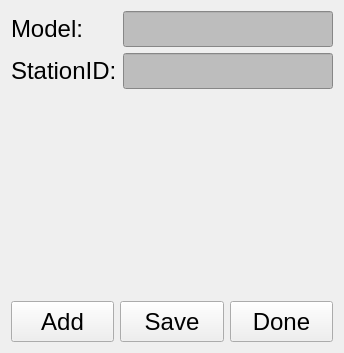
                <widget class="QWidget" name="tab">
                 <attribute name="title">
                  <string>Page</string>
                 </attribute>
                 <layout class="QGridLayout" name="gridLayout_8">
                  <item row="0" column="0">
                   <layout class="QVBoxLayout" name="verticalLayout_8">
                    <item>
                     <layout class="QGridLayout" name="gridLayout_11">
                      <item row="1" column="1">
                       <widget class="QLineEdit" name="leProfileModel">
                        <property name="font">
                         <font>
                          <family>Arial</family>
                          <pointsize>18</pointsize>
                         </font>
                        </property>
                        <property name="styleSheet">
                         <string notr="true">background-color: rgb(189, 189, 189);</string>
                        </property>
                       </widget>
                      </item>
                      <item row="2" column="0">
                       <widget class="QLabel" name="label_5">
                        <property name="font">
                         <font>
                          <family>Arial</family>
                          <pointsize>18</pointsize>
                         </font>
                        </property>
                        <property name="text">
                         <string>StationID:</string>
                        </property>
                       </widget>
                      </item>
                      <item row="1" column="0">
                       <widget class="QLabel" name="label_10">
                        <property name="font">
                         <font>
                          <family>Arial</family>
                          <pointsize>18</pointsize>
                         </font>
                        </property>
                        <property name="text">
                         <string>Model:</string>
                        </property>
                       </widget>
                      </item>
                      <item row="2" column="1">
                       <widget class="QLineEdit" name="leProfileStationID">
                        <property name="font">
                         <font>
                          <family>Arial</family>
                          <pointsize>18</pointsize>
                         </font>
                        </property>
                        <property name="styleSheet">
                         <string notr="true">background-color: rgb(189, 189, 189);</string>
                        </property>
                       </widget>
                      </item>
                     </layout>
                    </item>
                    <item>
                     <widget class="QLabel" name="label_11">
                      <property name="sizePolicy">
                       <sizepolicy hsizetype="Fixed" vsizetype="Fixed">
                        <horstretch>0</horstretch>
                        <verstretch>0</verstretch>
                       </sizepolicy>
                      </property>
                      <property name="minimumSize">
                       <size>
                        <width>0</width>
                        <height>160</height>
                       </size>
                      </property>
                      <property name="text">
                       <string/>
                      </property>
                      <property name="pixmap">
                       <pixmap resource="resource.qrc">:/icons/info.png</pixmap>
                      </property>
                      <property name="scaledContents">
                       <bool>true</bool>
                      </property>
                     </widget>
                    </item>
                    <item>
                     <spacer name="verticalSpacer_10">
                      <property name="orientation">
                       <enum>Qt::Vertical</enum>
                      </property>
                      <property name="sizeHint" stdset="0">
                       <size>
                        <width>20</width>
                        <height>40</height>
                       </size>
                      </property>
                     </spacer>
                    </item>
                    <item>
                     <layout class="QHBoxLayout" name="horizontalLayout_6">
                      <item>
                       <widget class="QPushButton" name="pbAddProfile">
                        <property name="minimumSize">
                         <size>
                          <width>0</width>
                          <height>41</height>
                         </size>
                        </property>
                        <property name="font">
                         <font>
                          <family>Arial</family>
                          <pointsize>18</pointsize>
                         </font>
                        </property>
                        <property name="styleSheet">
                         <string notr="true">background-color:rgb(68, 114, 196);
            color: white;   
            border-radius: 5px;}
		QPushButton:hover{background-color:rgb(195,195,195); 
            color: blue;}
		QPushButton:pressed{background-color:rgb(85, 170, 255);</string>
                        </property>
                        <property name="text">
                         <string>Add</string>
                        </property>
                       </widget>
                      </item>
                      <item>
                       <widget class="QPushButton" name="pbProfileSave">
                        <property name="minimumSize">
                         <size>
                          <width>0</width>
                          <height>41</height>
                         </size>
                        </property>
                        <property name="font">
                         <font>
                          <family>Arial</family>
                          <pointsize>18</pointsize>
                         </font>
                        </property>
                        <property name="styleSheet">
                         <string notr="true">background-color:rgb(68, 114, 196);
            color: white;   
            border-radius: 5px;}
		QPushButton:hover{background-color:rgb(195,195,195); 
            color: blue;}
		QPushButton:pressed{background-color:rgb(85, 170, 255);</string>
                        </property>
                        <property name="text">
                         <string>Save</string>
                        </property>
                       </widget>
                      </item>
                      <item>
                       <widget class="QPushButton" name="pbDoneProfile">
                        <property name="minimumSize">
                         <size>
                          <width>0</width>
                          <height>41</height>
                         </size>
                        </property>
                        <property name="font">
                         <font>
                          <family>Arial</family>
                          <pointsize>18</pointsize>
                         </font>
                        </property>
                        <property name="styleSheet">
                         <string notr="true">background-color:rgb(68, 114, 196);
            color: white;   
            border-radius: 5px;}
		QPushButton:hover{background-color:rgb(195,195,195); 
            color: blue;}
		QPushButton:pressed{background-color:rgb(85, 170, 255);</string>
                        </property>
                        <property name="text">
                         <string>Done</string>
                        </property>
                       </widget>
                      </item>
                     </layout>
                    </item>
                   </layout>
                  </item>
                 </layout>
                </widget>
